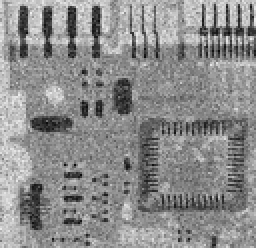
%> input picture Lab4/Q4_1_4.tiff, 128 x 124 px, shrunk from 455 x 440 before the run (shown 2 times larger)
$ octave Q414_11510714.m   (GNU Octave 9; MATLAB toolbox functions it lacks are replaced by stand-ins)
%> lines starting %> are read from the running program, lines starting %| are printed output that depends on the picture
% combination of salt-and-pepper and Gaussian
I=imread('Q4_1_4.tiff');
%> I is the input picture: size 124x128 uint8; min 10, max 240, mean 140.1
InputImage=double(I);
[M,N]=size(InputImage);
%> M = 124; N = 128
fp=padarray(InputImage,[round(M/2),round(N/2)]); % padded image
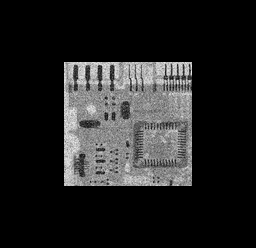
%> fp: size 248x256 double; min 0, max 240, mean 35

cent=ones(size(fp));
for i=1:M*2
    for j=1:N*2
        if rem(i+j,2)==1
            cent(i,j)=-1;
        end
    end
end
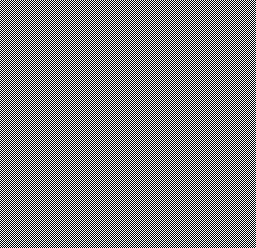
%> cent: size 248x256 double; values -1 (black) and 1 (white), 50% white in thin lines or dots
F=fft2(fp.*cent);

% eliminate salt-and-pepper first, then gaussian
win=[5,5];
a=(win(1)-1)/2;
b=(win(2)-1)/2;
fp=padarray(InputImage,[a,b]);
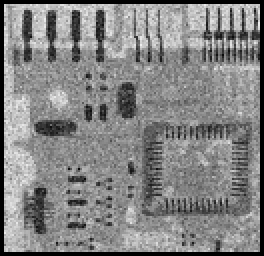
%> fp: size 128x132 double (shown 2 times larger); min 0, max 240, mean 131.6

f1=zeros(M,N);
for i=a+1:M+a
    for j=b+1:N+b
        win=fp((i-a:i+a),(j-b:j+b));
        f1(i,j)=median(median(win));
    end
end
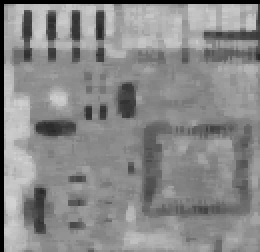
%> f1: size 126x130 double (shown 2 times larger); min 0, max 210, mean 136.8

% midpoint filter is the best for distributed noise
win2=[3,3];
a=(win2(1)-1)/2;
b=(win2(2)-1)/2;
fp2=padarray(f1,[a,b]);
f2=zeros(M,N);
for i=a+1:M+a
    for j=b+1:N+b
        win=fp2((i-a:i+a),(j-b:j+b));
        f2(i,j)=1/2*(max(max(win))+min(min(win)));
    end
end
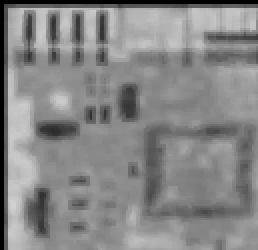
%> f2: size 125x129 double (shown 2 times larger); min 0, max 209, mean 134.4
OutputImage=uint8(f2);

% [17 lines of commented-out code are left out]

figure
subplot 221
imshow(uint8(I))
title('Input Image')
subplot 222
imshow(uint8(10*log2(1+abs(F))))
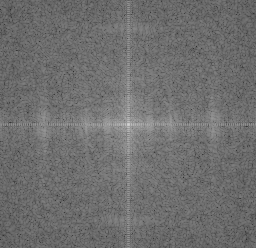
%> displayed picture: size 248x256, on the screen's scale of 0 to 255; min 44, max 211, mean 110.5
title('Frequency Domain')
subplot 223
histogram(I)
title('Input Image Histogram')
subplot 224
imshow(OutputImage(3:end,3:end))
title('Output Image')
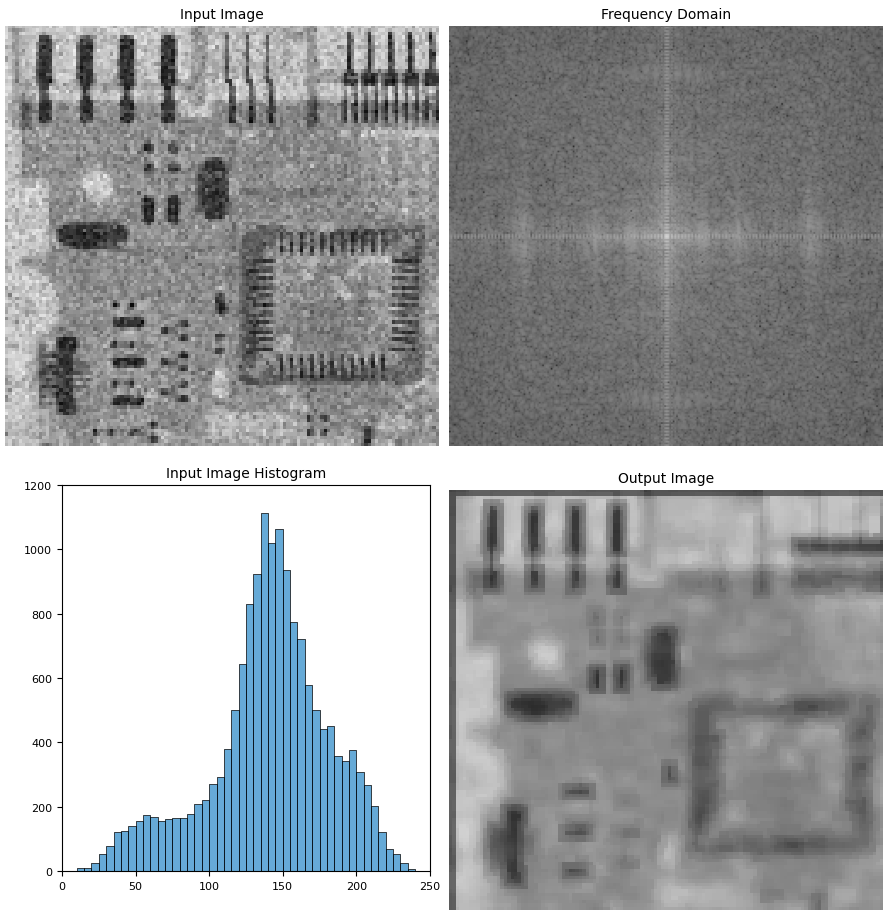
%> figure redrawn from the program's plot data, 4 panels

$ run again, with Lab4/Q4_1_1.tiff copied over Lab4/Q4_1_4.tiff
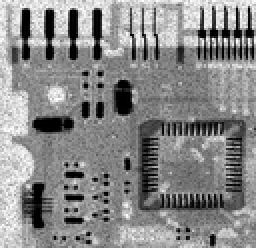
%> input picture Lab4/Q4_1_1.tiff, 128 x 124 px, shrunk from 464 x 448 before the run (shown 2 times larger)
%> I is the input picture: size 124x128 uint8; min 0, max 255, mean 135.9
%> after the loop `for i=a+1:M+a`:
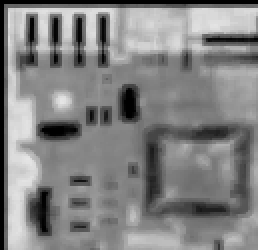
%> f2: size 125x129 double (shown 2 times larger); min 0, max 229.5, mean 130.3
%> `title('Output Image')`:
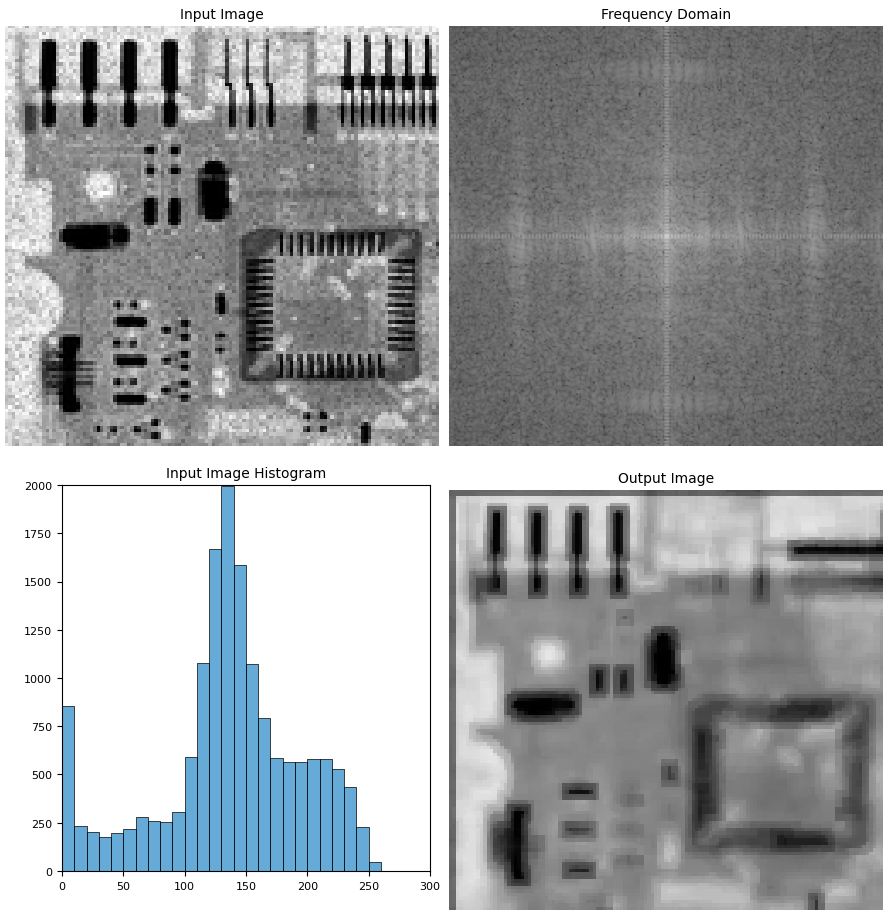
%> figure redrawn from the program's plot data, 4 panels
